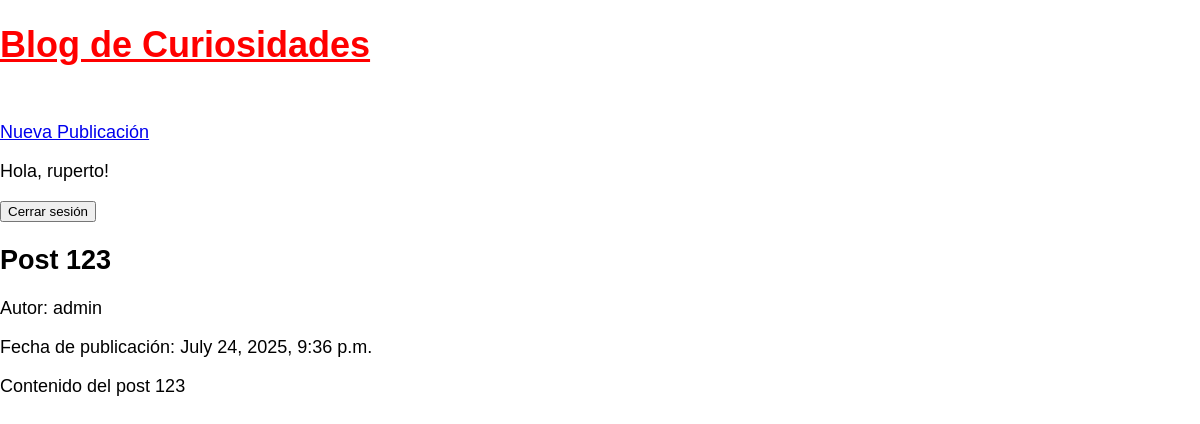
Page /post/1/ (signed in) on the committed database.
### blog/models.py (models this page shows, shortened)
class Post(models.Model):
    title = models.CharField(max_length=200)
    content = models.TextField()
    author = models.ForeignKey('auth.User', on_delete=models.CASCADE)
    created_at = models.DateTimeField(auto_now_add=True)
    updated_at = models.DateTimeField(auto_now=True)

### blog/views.py (the view)
# urls.py: path('post/<int:pk>/', PostDetailView.as_view(), name='post_detail'),
class PostDetailView(LoginRequiredMixin, DetailView):
    model = Post
    template_name = 'post_detail.html'

### templates/post_detail.html (shortened to what this page needs)
{% extends "_base.html" %}
{% block content %}
    <h2>{{ post.title }}</h2>
    <p>Autor: {{ post.author }}</p>
    <p>Fecha de publicación: {{ post.created_at }}</p>
    <p>{{ post.content }}</p>
{% endblock content %}

### templates/_base.html (shortened to what this page needs)
{% load static %}
<!DOCTYPE html>
<html lang="en">
<head>
    <link rel="stylesheet" href="{% static 'css/base.css' %}">
</head>
<body>
    <header>
        <div class="nav-left">
            <h1><a href="{% url 'post_list' %}">Blog de Curiosidades</a></h1>
        </div>
        <div class="nav-right">
            <a href="{% url 'post_new' %}">Nueva Publicación</a>
        </div>
    </header>
    {% if user.is_authenticated %}
        <p>Hola, {{ user.username }}!</p>
        <form action="{% url 'logout' %}" method="post">
            <button type="submit">Cerrar sesión</button>
        </form>
    {% else %}
        <a href="{% url 'login' %}">Iniciar sesión</a> |
        <a href="{% url 'signup' %}">Registrarse</a>
    {% endif %}
    {% block content %}
    {% endblock content %}
</body>
</html>

### static/css/base.css (style rules this page uses)
body { font-family: 'Source Sans Pro', sans-serif; margin: 0; padding: 0; font-size: 18px; }
h1 a { color: red; }
.nav-left { margin-right: auto; }
.nav-right { display: flex; padding-top: 2rem; }

### rows in the picture
Post: title "Post 123", author "admin", created_at "July 24, 2025, 9:36 p.m.", content "Contenido del post 123"

### other values in the picture
{{ user.username }} "ruperto"
